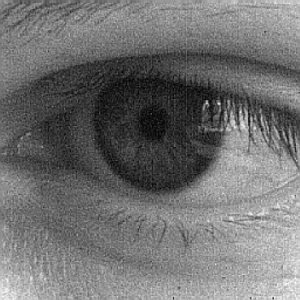
%> input picture image_processing/oko2.png, 300 x 300 px
$ octave zad3.m   (GNU Octave 9; MATLAB toolbox functions it lacks are replaced by stand-ins)
%> lines starting %> are read from the running program, lines starting %| are printed output that depends on the picture
close all
clear all

%x=imread('oko.png');
x=imread('oko2.png');
%> x is the input picture: size 300x300x3 uint8; min 0, max 248, mean 112.6
%x = double(x);

[columns, rows] = size(x);
%> columns = 300; rows = 900
kat = 315;
d = ceil(sqrt(2));
max_wspol = 256;
m_wspol = zeros(max_wspol);
a = round(cosd(kat)*d);
b = round(sind(kat)*d);

for i = 1+d : columns-d
   for j = d : rows-d
            m_wspol(x(i+a,j+b)+1,x(i,j)+1)= m_wspol(x(i+a,j+b)+1,x(i,j)+1)+1;
   end
end
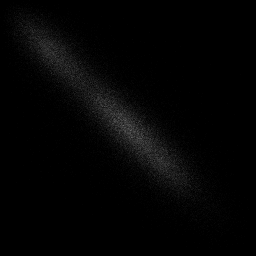
%> m_wspol: size 256x256 double; min 0, max 108, mean 4.1
mesh(m_wspol)
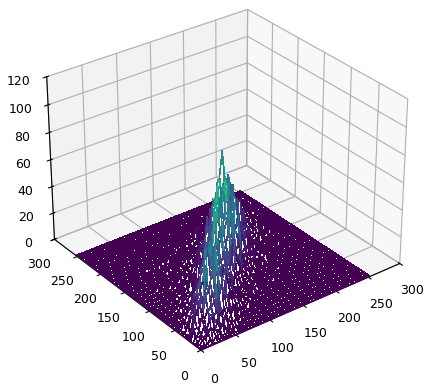
%> figure redrawn from the program's plot data
ostrosc = sum(diag(m_wspol))/sum(sum(x(:)))
%> ostrosc = 0.000215

$ run again, with image_processing/kierowca.png copied over image_processing/oko2.png
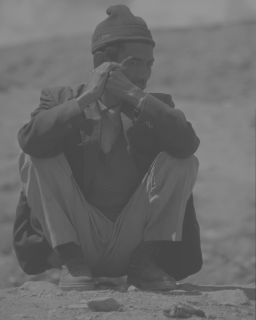
%> input picture image_processing/kierowca.png, 256 x 320 px
%> x is the input picture: size 320x256x3 uint8; min 70, max 150, mean 106.1
%> after the loop `for i = 1+d : columns-d`:
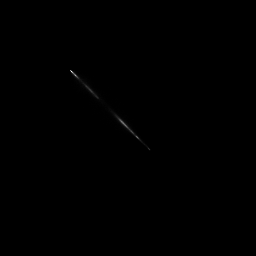
%> m_wspol: size 256x256 double; min 0, max 4362, mean 3.7; drawn with min black and max white
%> `mesh(m_wspol)`:
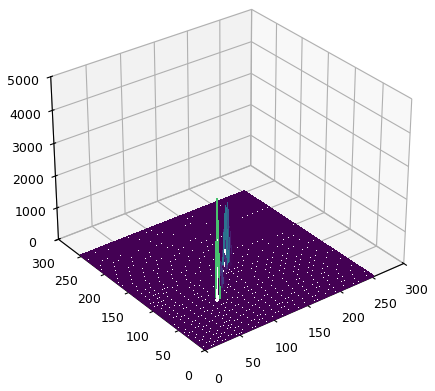
%> figure redrawn from the program's plot data
%> ostrosc = 0.00278

$ run again, with image_processing/litery.png copied over image_processing/oko2.png
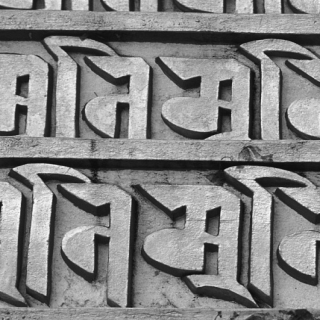
%> input picture image_processing/litery.png, 320 x 320 px
%> x is the input picture: size 320x320x3 uint8; min 11, max 248, mean 132.8
%> after the loop `for i = 1+d : columns-d`:
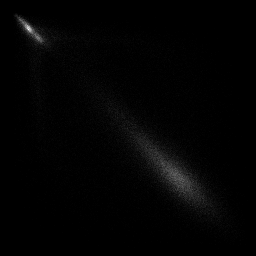
%> m_wspol: size 256x256 double; min 0, max 367, mean 4.6; drawn with min black and max white
%> `mesh(m_wspol)`:
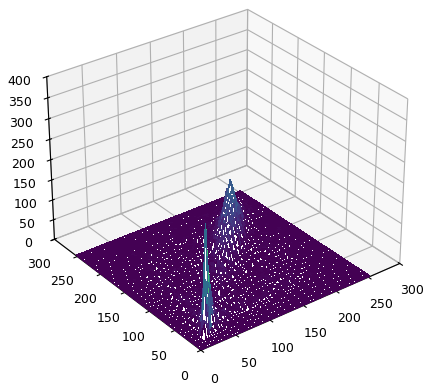
%> figure redrawn from the program's plot data
%> ostrosc = 0.000265
